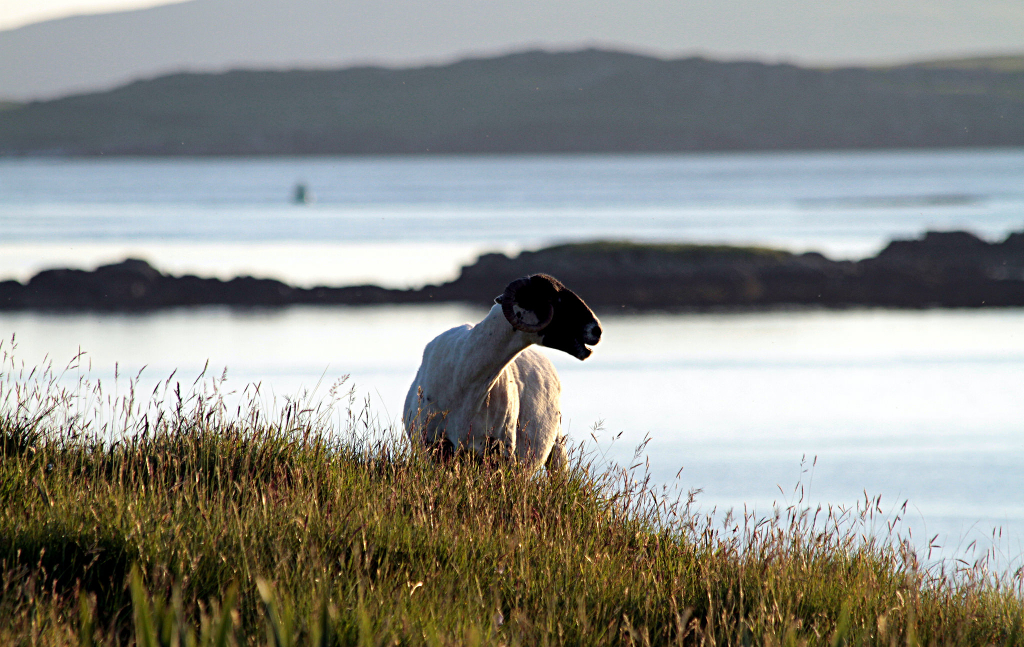
#> input picture images/sheep_harris.jpg, 1024 x 647 px
$ python main.py
#> lines starting #> are read from the running program, lines starting #| are printed output that depends on the picture; long printed decimals are rounded
### read_image.py
import imageio
import numpy as np
import matplotlib.pyplot as plt


def read_image(im_name, show_image=False):
    """Write the image 'im_name' into a NumPy array."""
#> called with im_name = './images/sheep_harris.jpg', show_image = True
    im = imageio.imread(im_name)
#> im is the input picture: shape (647, 1024, 3); mean R, G, B 141.6, 143, 137.7
    im_shape = np.shape(im)
#> im_shape = (647, 1024, 3)
    print('Read image with {}x{} pixels.'
          .format(im_shape[0], im_shape[1]))
#| Read image with 647x1024 pixels.

    if show_image:
        plt.imshow(im)
        plt.show()

    return im

### plot_3d_colors.py
import numpy as np
from scipy.linalg import svd
import matplotlib.pyplot as plt
from mpl_toolkits.mplot3d import Axes3D


def plot_3d_colors(im):
    # Select only a random subset of all pixels. All of them is very
    # computationally expensive.
    num_pix = 5000 if np.shape(im)[0] > 5000 else np.shape(im)[0]
    pix_mu = np.random.permutation(np.arange(np.shape(im)[0]))[:num_pix]

    fig = plt.figure(1)
    ax = fig.add_subplot(111, projection='3d')
    ax.scatter(im[pix_mu, 0], im[pix_mu, 1], im[pix_mu, 2], c=im[pix_mu])

    U, s, Vh = svd(np.cov(im.T))
    print(s/np.sum(s))
    proj = U[:, :2]

    proj_im = np.dot(im, proj)

    plt.figure(2)
    plt.scatter(proj_im[pix_mu, 0], proj_im[pix_mu, 1], c=im[pix_mu])
    plt.show()

    return

### k_means.py
import numpy as np
from sklearn.cluster import KMeans


# [46 lines left out: function do_k_means, not called in this run]


def do_sklearn_kmeans(K, im, tol=1e-2, max_iters=200):
    """Do the K-means algorithm to group the pixels of an image in K
    clusters.
    """
    kmeans = KMeans(n_clusters=K, n_jobs=1,verbose=1).fit(im)
    new_mu_colors = kmeans.cluster_centers_

    new_im = np.copy(im)
    for k in range(K):
        ix_k = np.nonzero(kmeans.labels_ == k)
        new_im[ix_k] = new_mu_colors[k]

    return new_im

### main.py
import numpy as np
import matplotlib.pyplot as plt

from read_image import read_image
from k_means import do_k_means, do_sklearn_kmeans
from plot_3d_colors import plot_3d_colors

if __name__ == '__main__':
    im_name = './images/torver_walk.jpg'
    im_name = './images/green_spikey_thing.jpg'
    im_name = './images/mountain_stream.jpg'
    im_name = './images/sheep_harris.jpg'
    im = read_image(im_name, True)
    im_shape = np.shape(im)
#> im_shape = (647, 1024, 3)
    num_pixels = im_shape[0]*im_shape[1]
#> num_pixels = 662528
    # Flatten the pixel locations (but not the color dimensions).
    im = np.reshape(im, (num_pixels, im_shape[2]))
    # Normalize the RGB colors from 0-255 to 0-1.
    im = im/256

    # Number of clusters/colors.
    K = 16

    plot_3d_colors(im)
#> in plot_3d_colors, `U, s, Vh = svd(np.cov(im.T))`: U = [[-0.523, 0.676, 0.519], [-0.571, 0.174, -0.802], [-0.633, -0.716, 0.294]]; s = [0.27, 0.00732, 0.000531]; Vh = [[-0.523, -0.571, -0.633], [0.676, 0.174, -0.716], [0.519, -0.802, 0.294]]
#| [0.9717 0.02636 0.001912]
#> in plot_3d_colors, `proj = U[:, :2]`: proj = [[-0.523, 0.676], [-0.571, 0.174], [-0.633, -0.716]]
#> in plot_3d_colors, `proj_im = np.dot(im, proj)`: proj_im = 662528 pairs, first value -1.72 to 0, second value -0.181 to 0.52
#> in plot_3d_colors, `plt.show()`:
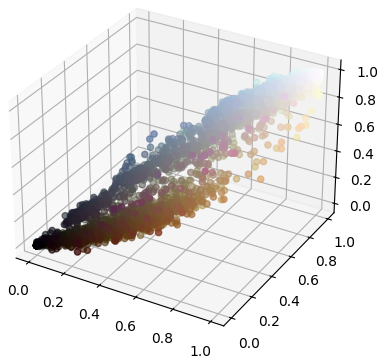
#> figure drawn by matplotlib, 1 panel
#> in plot_3d_colors, `plt.show()`:
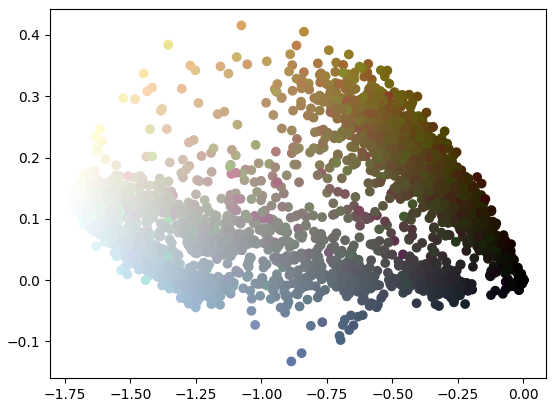
#> figure drawn by matplotlib, 1 panel

    do_with_scikit = True

    if do_with_scikit:
        new_im = do_sklearn_kmeans(K, im)
#> (the run stopped early here; a loop or call above may not have finished)

$ run again, with images/green_spikey_thing_by_gill_santos.jpg copied over images/sheep_harris.jpg
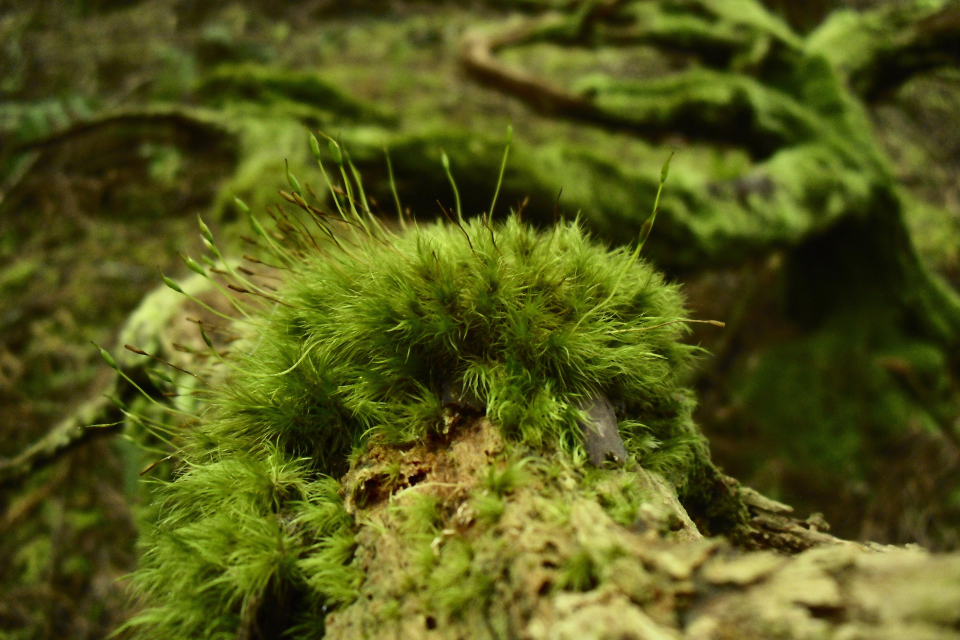
#> input picture images/green_spikey_thing_by_gill_santos.jpg, 3840 x 2560 px (shown at 1/4 size)
#> in read_image, im is the input picture: shape (2560, 3840, 3); mean R, G, B 85.5, 89.6, 25.1
#| Read image with 2560x3840 pixels.
#> U = [[-0.653, 0.0723, -0.754], [-0.675, -0.505, 0.537], [-0.342, 0.86, 0.379]]; s = [0.0815, 0.00314, 0.000693]; Vh = [[-0.653, -0.675, -0.342], [0.0723, -0.505, 0.86], [-0.754, 0.537, 0.379]]
#| [0.955 0.03685 0.008126]
#> proj = [[-0.653, 0.0723], [-0.675, -0.505], [-0.342, 0.86]]
#> proj_im = 9830400 pairs, first value -1.52 to -0.00255, second value -0.25 to 0.218
#> in plot_3d_colors, `plt.show()`:
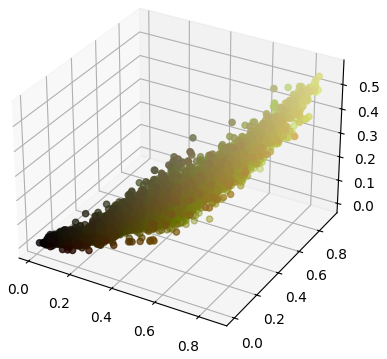
#> figure drawn by matplotlib, 1 panel
#> in plot_3d_colors, `plt.show()`:
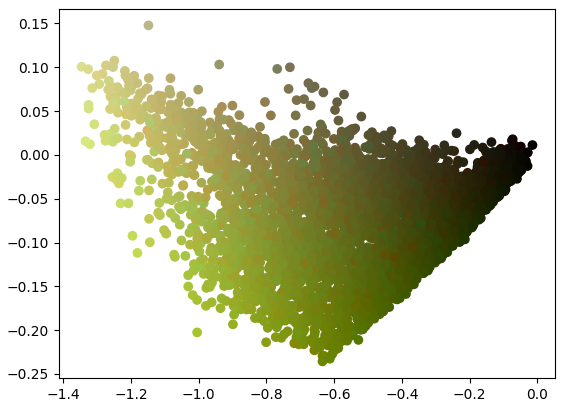
#> figure drawn by matplotlib, 1 panel
